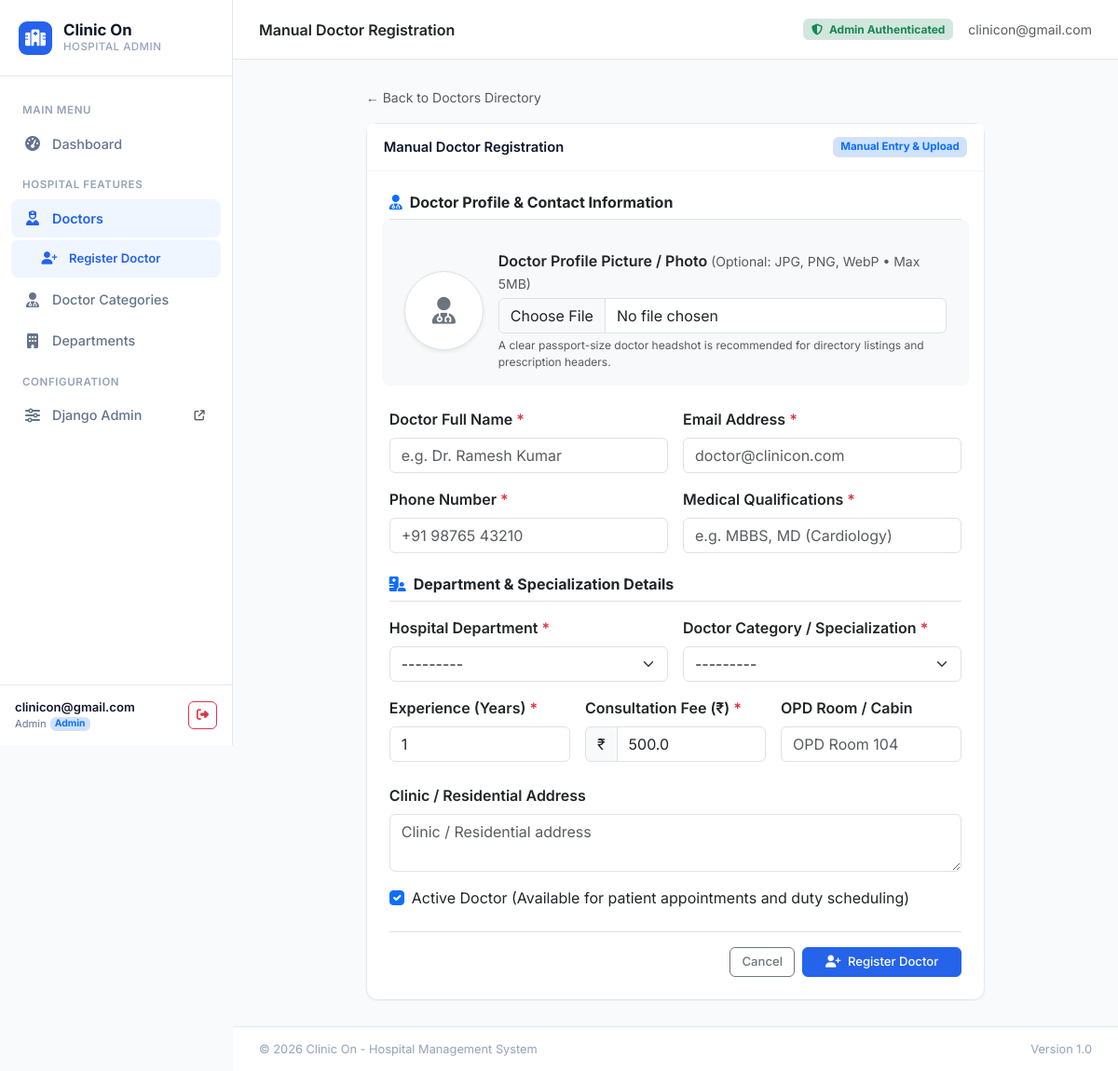
The app's page /doctors/register/ (signed in) with its own data.
### hospital/models.py (models this page shows, shortened)
class CustomUser(AbstractUser):
    ROLE_CHOICES = (
        ('Admin', 'Administrator'),
        ('Doctor', 'Doctor'),
        ('Staff', 'Hospital Staff'),
    )
    username = models.CharField(max_length=150, unique=True, blank=True, null=True)
    email = models.EmailField(unique=True, verbose_name='Email Address')
    phone = models.CharField(max_length=20, blank=True, null=True, verbose_name='Phone Number')
    role = models.CharField(max_length=20, choices=ROLE_CHOICES, default='Admin')
    created_at = models.DateTimeField(auto_now_add=True)
    USERNAME_FIELD = 'email'
    REQUIRED_FIELDS = []
    objects = CustomUserManager()
    class Meta:
        verbose_name = 'User'
        verbose_name_plural = 'Users'

### hospital/views.py (the view)
# urls.py: path('doctors/register/', views.doctor_register_view, name='doctor_register'),
@admin_required
def doctor_register_view(request):
    if request.method == 'POST':
        form = DoctorRegisterForm(request.POST, request.FILES)
        if form.is_valid():
            doctor = form.save()
            messages.success(request, f"Doctor Dr. {doctor.full_name} has been successfully registered!")
            return redirect('doctor_confirmation', pk=doctor.pk)
        else:
            messages.error(request, "Form validation failed. Please correct the highlighted errors below.")
    else:
        form = DoctorRegisterForm()
    departments = Department.objects.filter(is_active=True)
    categories = DoctorCategory.objects.filter(is_active=True).select_related('department')
    return render(request, 'hospital/doctor_register.html', {
        'form': form,
        'departments': departments,
        'categories': categories,
        'title': 'Manual Doctor Registration',
    })

### templates/hospital/doctor_register.html (shortened to what this page needs)
{% extends 'base.html' %}
{% block page_title %}Manual Doctor Registration{% endblock %}
{% block content %}
<div class="row justify-content-center">
    <div class="col-lg-9 col-md-11">
        <div class="mb-3">
            <a href="{% url 'doctor_list' %}" class="text-decoration-none text-muted small">
                &larr; Back to Doctors Directory
            </a>
        </div>
        <div class="card">
            <div class="card-header d-flex justify-content-between align-items-center">
                <span>{{ title }}</span>
                <span class="badge bg-primary-subtle text-primary border small" style="font-size: 0.72rem;">Manual Entry & Upload</span>
            </div>
            <div class="card-body p-4">
                <form method="POST" id="doctorRegisterForm" enctype="multipart/form-data" novalidate>
                    <h6 class="fw-bold text-dark border-bottom pb-2 mb-3">
                        <i class="fa-solid fa-user-doctor text-primary me-2"></i>Doctor Profile & Contact Information
                    </h6>
                    <div class="row g-3 mb-4 align-items-center p-3 bg-light rounded-3">
                        <div class="col-sm-auto text-center">
                            <div class="position-relative d-inline-block">
                                <div id="photoPlaceholder"
                                     class="rounded-circle border bg-white d-flex align-items-center justify-content-center text-secondary mx-auto shadow-sm"
                                     style="width: 85px; height: 85px; font-size: 1.8rem;">
                                    <i class="fa-solid fa-user-doctor"></i>
                                </div>
                            </div>
                        </div>
                        <div class="col">
                            <label for="docPhoto" class="form-label fw-semibold mb-1">
                                Doctor Profile Picture / Photo <span class="text-muted small fw-normal">(Optional: JPG, PNG, WebP &bull; Max 5MB)</span>
                            </label>
                            {{ form.photo }}
                            <small class="text-muted d-block mt-1" style="font-size: 0.75rem;">
                                A clear passport-size doctor headshot is recommended for directory listings and prescription headers.
                            </small>
                        </div>
                    </div>
                    <div class="row g-3 mb-3">
                        <div class="col-md-6">
                            <label for="docFullName" class="form-label fw-semibold">
                                Doctor Full Name <span class="text-danger">*</span>
                            </label>
                            {{ form.full_name }}
                        </div>
                        <div class="col-md-6">
                            <label for="docEmail" class="form-label fw-semibold">
                                Email Address <span class="text-danger">*</span>
                            </label>
                            {{ form.email }}
                        </div>
                    </div>
                    <div class="row g-3 mb-4">
                        <div class="col-md-6">
                            <label for="docPhone" class="form-label fw-semibold">
                                Phone Number <span class="text-danger">*</span>
                            </label>
                            {{ form.phone }}
                        </div>
                        <div class="col-md-6">
                            <label for="docQualification" class="form-label fw-semibold">
                                Medical Qualifications <span class="text-danger">*</span>
                            </label>
                            {{ form.qualification }}
                        </div>
                    </div>
                    <h6 class="fw-bold text-dark border-bottom pb-2 mb-3">
                        <i class="fa-solid fa-hospital-user text-primary me-2"></i>Department & Specialization Details
                    </h6>
                    <div class="row g-3 mb-3">
                        <div class="col-md-6">
                            <label for="docDepartment" class="form-label fw-semibold">
                                Hospital Department <span class="text-danger">*</span>
                            </label>
                            {{ form.department }}
                        </div>
                        <div class="col-md-6">
                            <label for="docCategory" class="form-label fw-semibold">
                                Doctor Category / Specialization <span class="text-danger">*</span>
                            </label>
                            {{ form.category }}
                        </div>
                    </div>
                    <div class="row g-3 mb-4">
                        <div class="col-md-4">
                            <label for="docExperience" class="form-label fw-semibold">
                                Experience (Years) <span class="text-danger">*</span>
                            </label>
                            {{ form.experience_years }}
                        </div>
                        <div class="col-md-4">
                            <label for="docFee" class="form-label fw-semibold">
                                Consultation Fee (₹) <span class="text-danger">*</span>
                            </label>
                            <div class="input-group">
                                <span class="input-group-text">₹</span>
                                {{ form.consultation_fee }}
                            </div>
                        </div>
                        <div class="col-md-4">
                            <label for="docRoom" class="form-label fw-semibold">
                                OPD Room / Cabin
                            </label>
                            {{ form.room_number }}
                        </div>
                    </div>
                    <div class="mb-3">
                        <label for="docAddress" class="form-label fw-semibold">
                            Clinic / Residential Address
                        </label>
                        {{ form.address }}
                    </div>
                    <div class="mb-4 form-check">
                        {{ form.is_active }}
                        <label class="form-check-label" for="{{ form.is_active.id_for_label }}">
                            Active Doctor (Available for patient appointments and duty scheduling)
                        </label>
                    </div>
                    <div class="d-flex justify-content-end gap-2 pt-3 border-top">
                        <a href="{% url 'doctor_list' %}" class="btn btn-outline-secondary btn-sm">
                            Cancel
                        </a>
                        <button type="submit" class="btn btn-primary btn-sm px-4">
                            <i class="fa-solid fa-user-plus me-1"></i> Register Doctor
                        </button>
                    </div>
                </form>
            </div>
        </div>
    </div>
</div>
{% endblock %}

### templates/base.html (shortened to what this page needs)
<!DOCTYPE html>
<html lang="en">
<head>
    <link href="https://cdn.jsdelivr.net/npm/bootstrap@5.3.3/dist/css/bootstrap.min.css" rel="stylesheet">
    <link rel="stylesheet" href="https://cdnjs.cloudflare.com/ajax/libs/font-awesome/6.5.2/css/all.min.css">
</head>
<body>
    <aside class="app-sidebar" id="appSidebar">
        <div class="sidebar-brand">
            <div class="brand-badge">
                <i class="fa-solid fa-hospital"></i>
            </div>
            <div>
                <div class="brand-text">Clinic On</div>
                <div class="brand-sub">Hospital Admin</div>
            </div>
        </div>
        <ul class="sidebar-nav">
            <li class="nav-label">Main Menu</li>
            <li>
                <a href="{% url 'dashboard' %}" class="sidebar-link {% if request.resolver_match.url_name == 'dashboard' %}active{% endif %}">
                    <i class="fa-solid fa-gauge-high"></i>
                    <span>Dashboard</span>
                </a>
            </li>
            <li class="nav-label">Hospital Features</li>
            <li>
                <a href="{% url 'doctor_list' %}" class="sidebar-link {% if 'doctor' in request.resolver_match.url_name and 'category' not in request.resolver_match.url_name %}active{% endif %}">
                    <i class="fa-solid fa-user-nurse"></i>
                    <span>Doctors</span>
                </a>
            </li>
            <li>
                <a href="{% url 'doctor_register' %}" class="sidebar-link {% if request.resolver_match.url_name == 'doctor_register' %}active{% endif %}" style="padding-left: 32px; font-size: 0.82rem;">
                    <i class="fa-solid fa-user-plus" style="font-size: 0.85rem;"></i>
                    <span>Register Doctor</span>
                </a>
            </li>
            <li>
                <a href="{% url 'category_list' %}" class="sidebar-link {% if 'category' in request.resolver_match.url_name %}active{% endif %}">
                    <i class="fa-solid fa-user-doctor"></i>
                    <span>Doctor Categories</span>
                </a>
            </li>
            <li>
                <a href="{% url 'department_list' %}" class="sidebar-link {% if 'department' in request.resolver_match.url_name %}active{% endif %}">
                    <i class="fa-solid fa-building"></i>
                    <span>Departments</span>
                </a>
            </li>
            <li class="nav-label">Configuration</li>
            <li>
                <a href="/django-admin/" target="_blank" class="sidebar-link">
                    <i class="fa-solid fa-sliders"></i>
                    <span>Django Admin</span>
                    <i class="fa-solid fa-arrow-up-right-from-square ms-auto text-muted" style="font-size: 0.7rem;"></i>
                </a>
            </li>
        </ul>
        <div class="sidebar-footer">
            <div class="user-pill">
                <div class="user-info">
                    <div class="user-name">{{ request.user.first_name|default:request.user.email }}</div>
                    <div class="user-role d-flex align-items-center gap-1">
                        <span>{{ request.user.role|default:"Administrator" }}</span>
                        {% if request.user.role == 'Admin' or request.user.is_superuser or request.user.is_staff %}
                            <span class="badge bg-primary-subtle text-primary border" style="font-size: 0.65rem; padding: 1px 4px;">Admin</span>
                        {% endif %}
                    </div>
                </div>
                <a href="{% url 'logout' %}" class="btn btn-outline-danger btn-sm p-1 px-2" title="Logout">
                    <i class="fa-solid fa-right-from-bracket"></i>
                </a>
            </div>
        </div>
    </aside>
    <div class="app-main">
        <header class="app-header">
            <div class="d-flex align-items-center gap-3">
                <div class="fw-semibold text-dark">
                    {% block page_title %}Dashboard{% endblock %}
                </div>
            </div>
            <div class="d-flex align-items-center gap-3">
                {% if request.user.role == 'Admin' or request.user.is_superuser or request.user.is_staff %}
                    <span class="badge bg-success-subtle text-success border small">
                        <i class="fa-solid fa-shield-halved me-1"></i> Admin Authenticated
                    </span>
                {% else %}
                    <span class="badge bg-secondary-subtle text-secondary border small">
                        Staff Access
                    </span>
                {% endif %}
                <span class="text-muted small d-none d-sm-inline">
                    {{ request.user.email }}
                </span>
            </div>
        </header>
        <main class="content-area">
            {% block content %}{% endblock %}
        </main>
        <footer class="footer d-flex justify-content-between align-items-center">
            <span>&copy; {% now "Y" %} Clinic On - Hospital Management System</span>
            <span>Version 1.0</span>
        </footer>
    </div>
</body>
</html>

### records on screen
CustomUser: user.first_name "clinicon@gmail.com", user.role "Admin", user.email "clinicon@gmail.com"

### other values on screen
{{ title }} "Manual Doctor Registration"
